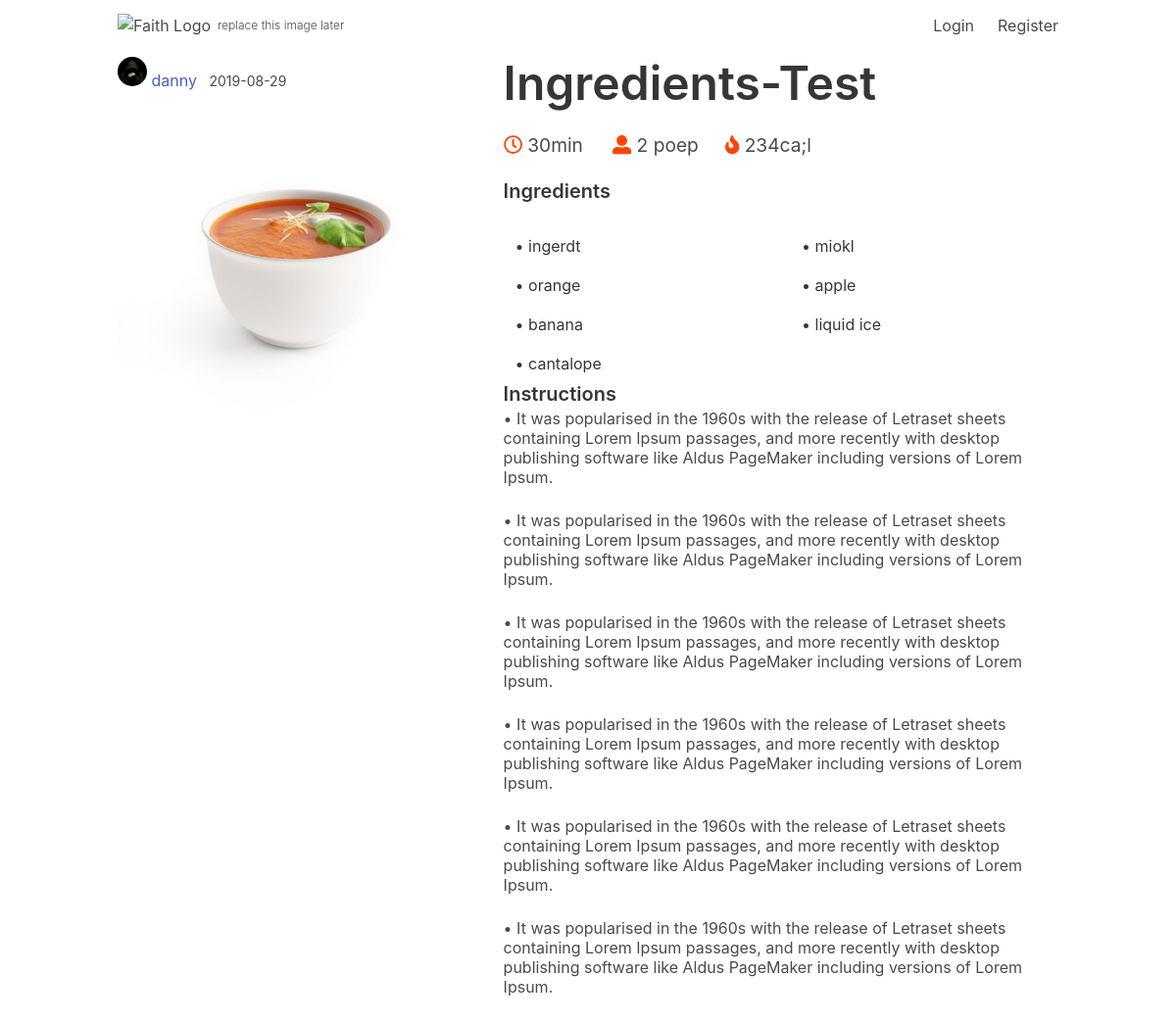
The page /post/17 on the database as committed earlier.
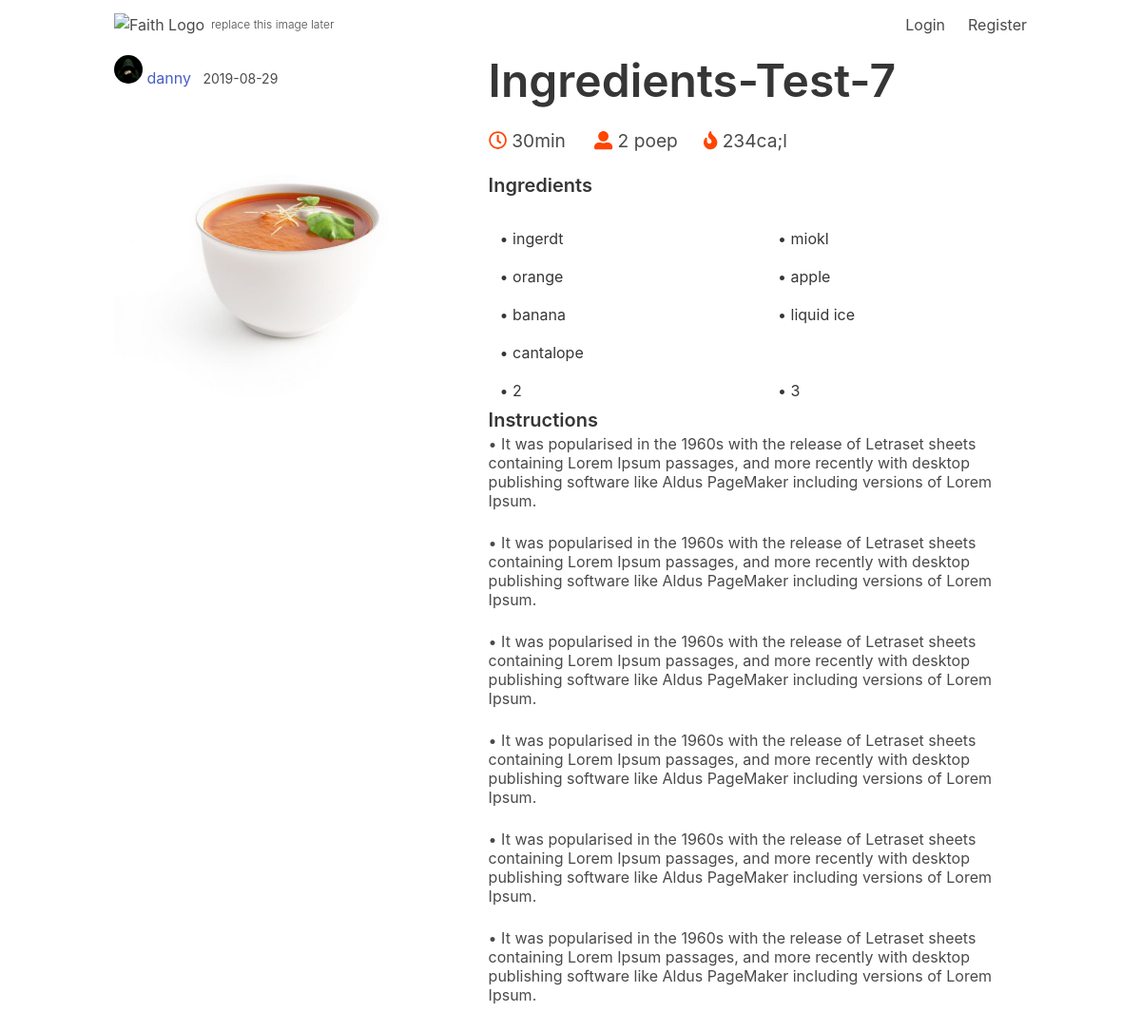
The same page on the database as committed later.
### backend/flaskblog/models.py (models this page shows, shortened)
class Post(db.Model):
    id = db.Column(db.Integer, primary_key=True)
    title = db.Column(db.String(100), nullable=False)
    time = db.Column(db.String(100), nullable=False)
    serves = db.Column(db.String(100), nullable=False)
    cal = db.Column(db.String(100), nullable=False)
    date_posted = db.Column(db.DateTime, nullable=False, default=datetime.utcnow)
    ingredients = db.Column(db.PickleType(), nullable=False)
    steps = db.Column(db.PickleType(), nullable=False)
    image = db.Column(db.String(20), nullable=False, default='image.jpg')
    user_id = db.Column(db.Integer, db.ForeignKey('user.id'), nullable=False)

### backend/flaskblog/routes.py (the view)
@app.route("/post/<int:post_id>")
def post(post_id):
    post = Post.query.get_or_404(post_id)
    data = post.ingredients
    x = zip(*[iter(data)]*2)
    return render_template('post.html', title=post.title, post=post, ingred=x)

### backend/flaskblog/templates/post.html (shortened to what this page needs)
{% extends "layout-2.html" %}
{% block content %}
<section class="section">
    <div class="container" style="padding-top: 10px">
  <div class="columns">
        <div class="column">
                <div class="desk">
                    <div class="article-metadata backround-white">
                        <img class="profile-img" src="{{ url_for('static', filename='profile_pics/' + post.author.image_file) }}">
                        <a class="mr-2" href="{{ url_for('user_posts', username=post.author.username) }}">{{ post.author.username }}</a>
                        <small class="text-muted">{{ post.date_posted.strftime('%Y-%m-%d') }}</small>
                      </div>
                        <img src="{{ url_for('static', filename='post_img/' + post.image) }}" alt="">
                </div>
            </div>
    <div class="column is-three-fifths tab-left">
            <h1 class="title is-1 desk">{{ post.title }}<h1>
        <h5 class="subtitle orange is-5">
            <i class="far fa-clock orange"></i> {{ post.time }}
            <i class="fas fa-user-alt orange"></i> {{ post.serves }}
            <i class="fas fa-fire orange"></i> {{ post.cal }}
        </h5>
        <div class="ingredietns">
                <h5 class="title is-5">Ingredients</h5>
                <table class="table is-fullwidth">
                  <tbody>
                      {% for i, k in ingred %}
                      <tr>
                          {% if i%}
                          <td>• {{ i }} </td>
                          {% endif %}
                          {% if k%}
                          <td>• {{ k }} </td>
                          {% endif %}
                          </tr>
                      {% endfor %}
                  </tbody>
                </table>
        </div>
        <div class="directions">
                <h5 class="title is-5">Instructions</h5>
                {% for i in post.steps %}
                <h6 class="subtitle is-6">• {{ i }}</h6>
                {% endfor %}
              </div>
    </div>
  </div>
  </div>
</section>
{% endblock content %}

Rows that differ between the two databases and show on the page:
changed Post "30min": title "Ingredients-Test" → "Ingredients-Test-7"
Other text that changed with them:
new list line: "• 2 • 3"
